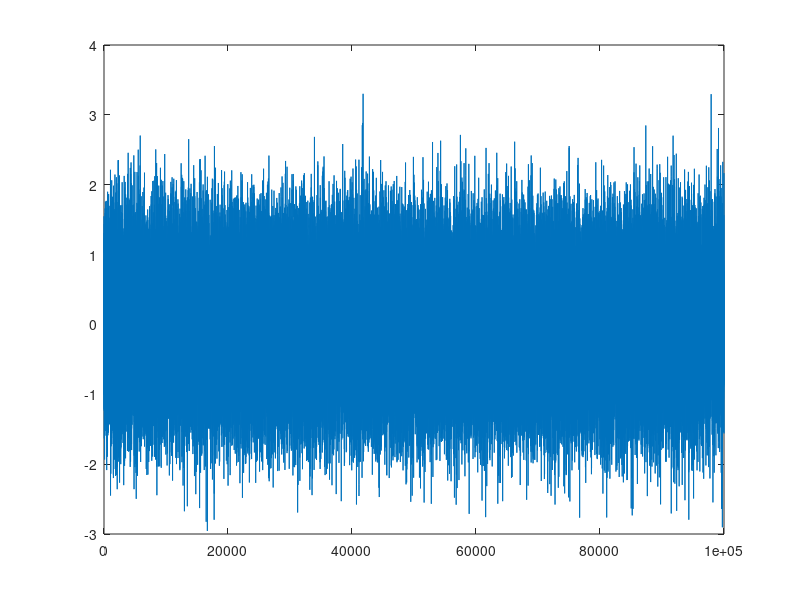
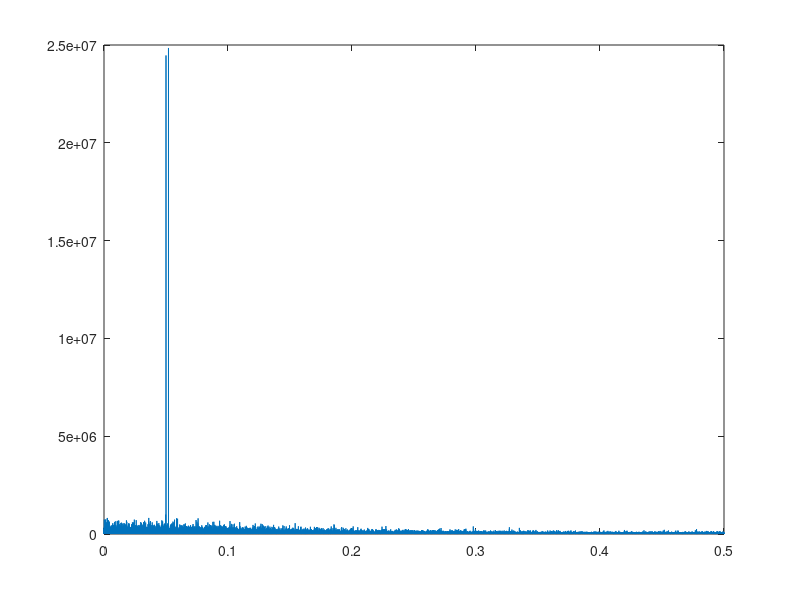
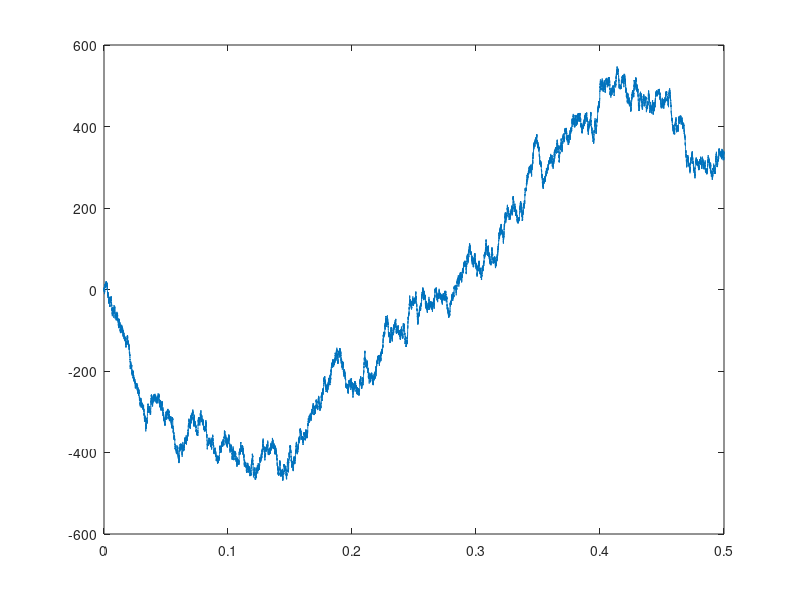
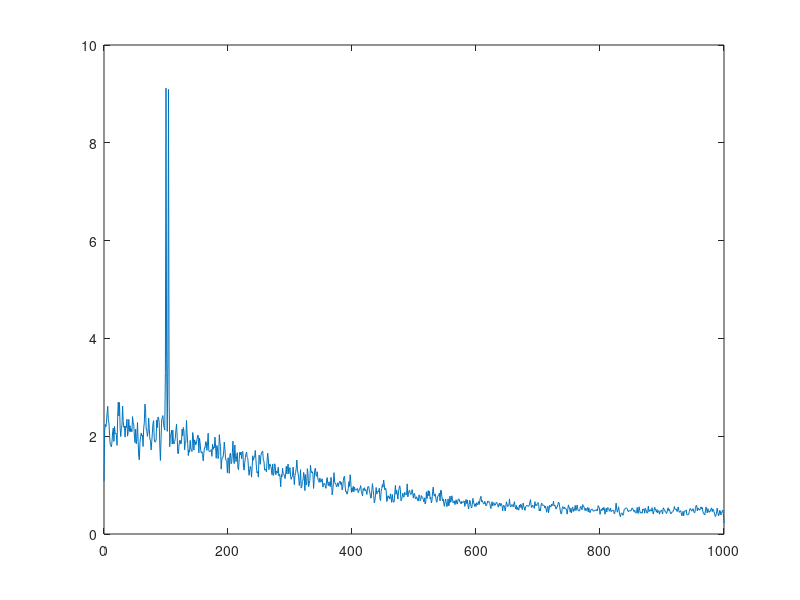

Source code (MATLAB) for these figures, in order:
%% Lab 05
% ex2

close all, clear all, clc;

%% step 1
finn = fopen('SpectralEstimation.txt');
x = fscanf(finn, '%f');

N = length(x);

fclose(finn);

%% step 2
n = 0:1:N-1;
plot (n, x);

%% step 3
X_fft = fft(x);

Xpos = X_fft(1:N/2+1);
f = 1/N*(0:N/2);

basic_per = abs((Xpos).^2);
n = 0:1:N/2-1;
figure
plot (f, basic_per);
figure
plot (f, unwrap(angle(Xpos)));


%% step 4
pxx = pwelch(x, 2000);
figure;
plot (0:1:length(pxx)-1, pxx);
